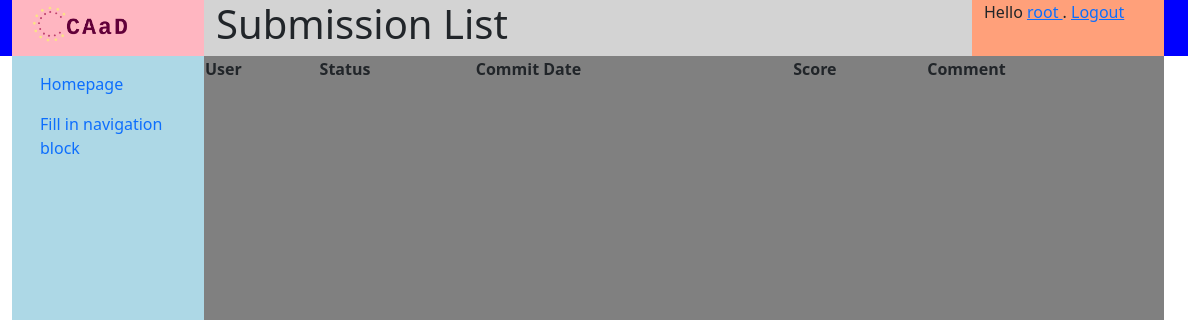
Page /courses/task/8/submissions (signed in) on the earlier database version.
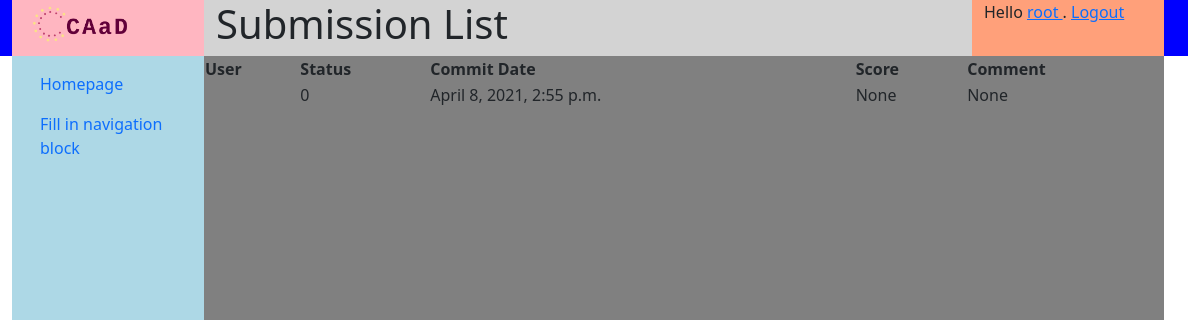
Same page on the later database version.
### homeworks/models.py (models this page shows, shortened)
class Submission(models.Model):
    SUBMISSION_STATUS = [ (0, "Unfinished"), (1, "Submitted"), (2, "Commented") ]
    status = models.IntegerField(
        'status', default=0, choices=SUBMISSION_STATUS)
    commit_date = models.DateTimeField('date committed', default=timezone.now())
    score = models.IntegerField('score', null=True)
    comment = models.CharField('comment', max_length=1024, null=True)
    task = models.ForeignKey(Task, on_delete=models.CASCADE, related_name="submissions", null=True)
    submitter = models.ForeignKey(User, on_delete=models.CASCADE, related_name="submissions", null=True)
    file = models.OneToOneField(SubmissionFile, on_delete=models.CASCADE, null=True, blank=True, related_name="submission")

### homeworks/views.py (the view)
# urls.py: path('task/<int:task_id>/submissions', homework_views.SubmissionListView.as_view(), name='submission_list'),
class SubmissionListView(ListView):
    paginate_by = 10
    template_name = 'homeworks/submission_list.html'
    context_object_name = 'submission_list'
    def get_queryset(self):
        user = self.request.user
        task_id = self.kwargs['task_id']
        return Submission.objects.filter(task__pk=task_id)
    def get_context_data(self, *args, object_list=None, **kwargs):
        context = super().get_context_data(*args, object_list=object_list, **kwargs)
        context['title'] = "Submission List"
        context['task_id'] = self.kwargs['task_id']
        return context
    def get(self, request, task_id):
        task = get_object_or_404(Task, pk=task_id)
        res, response = check_authenticated_and(request, CourseMember.is_teacher_of(request.user.pk, task.course.pk), USER_NOT_AUTHORIZED)
        if res == False:
            return response
        return super(SubmissionListView, self).get(self, request)

### courses/models.py (called while the page is built)
    @classmethod
    def get_highest_course_privilege(cls, user_id, course_id):
        if user_id == None or course_id == None:
            return 4
        cm = cls.objects.filter(course__pk=course_id).filter(user__pk=user_id)
        if len(cm) > 0:
            type = 3
            for role in cm:
                if role.type < type:
                    type = role.type
            return type
        return 4

    @classmethod
    def is_teacher_of(cls, user_id, course_id):
        return (cls.get_highest_course_privilege(user_id, course_id) < 2)

### utils/general.py (called while the page is built)
def check_authenticated_and(request, criteria=None, error_code=None):
    if not request.user.is_authenticated:
        return (False, return_error(request, USER_NOT_AUTHENTICATED))
    if criteria is not None and not criteria:
        return (False, return_error(request, error_code))
    return (True, None)

### templates/homeworks/submission_list.html
{% extends 'generics/base.html' %}
{% block content %}
<table>
<tr>
<th>User</th>
<th>Status</th>
<th>Commit Date</th>
<th>Score</th>
<th>Comment</th>
</tr>
<tr>
{% for submission in submission_list %}
<td>{{ submission.user.username }}</td>
<td>{{ submission.status }}</td>
<td>{{ submission.commit_date }}</td>
<td>{{ submission.score }}</td>
<td>{{ submission.comment }}</td>
{% endfor %}
</tr>
</table>
{% endblock content %}

### templates/generics/base.html (shortened to what this page needs)
{% load static %}
<!DOCTYPE html>
<html>
    <head>
        <link href="{% static 'css/bootstrap.min.css' %}" rel="stylesheet">
        <link rel="stylesheet" href="{% static 'css/base.css' %}">
    </head>
    <body>
<div id="header" class="header container-fluid row">
    <div class="logo col-sm-2 center">
        <a href="{% url 'home' %}"><img src="{% static 'images/logo.png' %}" alt="CAaD" width="" height="50"></a>
    </div>
        <div class="title col-sm-8">
            <h1>{{ title | default:"Fill in title variable" }}<h1>
        </div>
    <div class="user col-sm-2">
        {% block status %}
            {% if user.is_authenticated %}
            Hello
            <a href="{% url 'users:profile' user.username %}">
            {{ user.username }}
            </a>
            . <a href="{% url 'users:logout_view' %}">Logout</a>
            {% else %}
            Anonymous User. <a href="{% url 'users:login' %}">Login</a>
            {% endif %}
        {% endblock status %}
    </div>
</div>
<div id="body" class="container-fluid row">
    <div class="navi col-sm-2 flex-fill">
    <nav class="navbar navbar-default" role="navigation">
        <ul class="nav nav-pills flex-column">
            <li class="nav-item">
                <a class="nav-link" href='{% url "home" %}'>Homepage</a>
            </li>
            {% block navigation %}
            <li class="nav-item">
                <a class="nav-link" href='{% url "home" %}'>Fill in navigation block</a>
            </li>
            {% endblock %}
        </ul>
    </nav>
    </div>
    <div class="content col-sm-10 container">
    <div class="row align-items-center">
        {% block content%}{% endblock %}
    </div>
    </div>
</div>
    </body>
</html>

### statics/css/base.css (style rules this page uses)
.header { background-color: blue; }
.logo { background-color: lightpink; }
.user { background-color: lightsalmon; }
.title { background-color: lightgray; }
#body { min-height: 90vh; }
.navi { background-color: lightblue; }
.content { background-color: gray; border-top: 10px; }

Differences in the rows shown:
added Submission: status "0", commit_date "April 8, 2021, 2:55 p.m.", score "None", comment "None"
